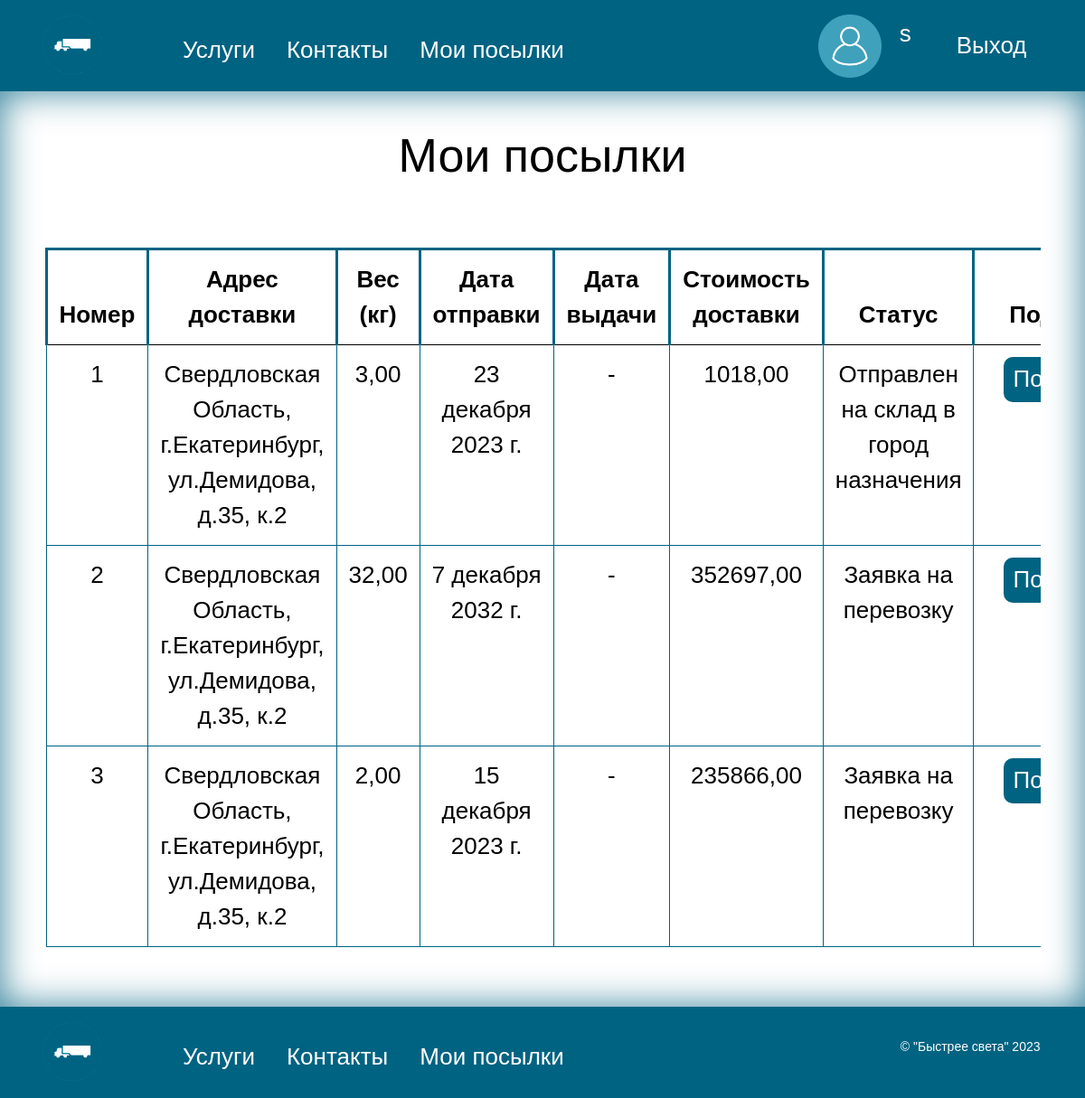
The page /mypakeges/ (signed in) on the database as committed earlier.
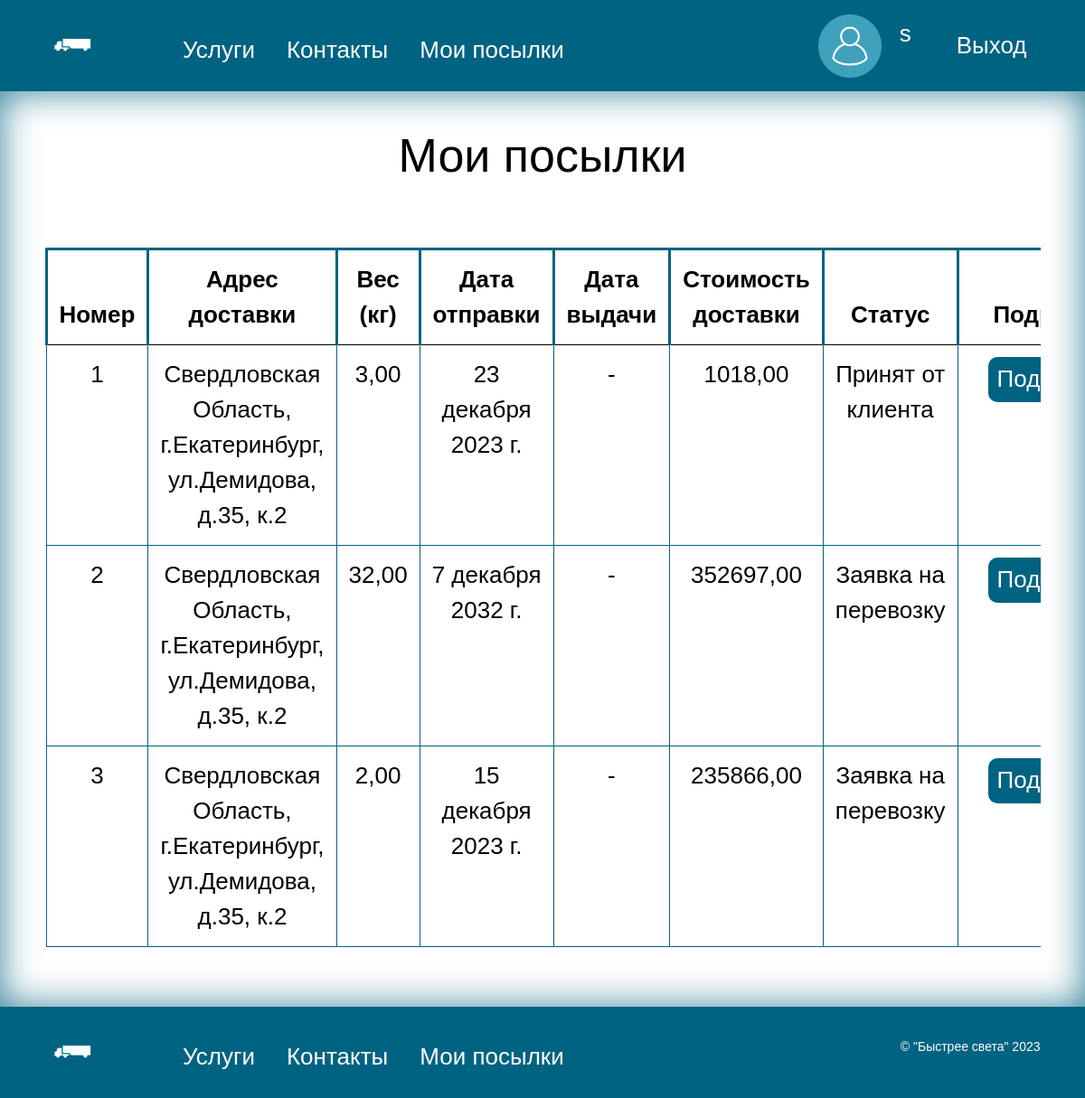
The same page on the database as committed later.
### navigate/models.py (models this page shows, shortened)
class Package(models.Model):
    STATUS_CHOICES = [
        ('Принят от клиента', 'Принят от клиента'),
        ('Отправлен на склад', 'Отправлен на склад'),
        ('Отправлен на склад в город назначения', 'Отправлен на склад в город назначения'),
        ('Принят на складе в городе назначения', 'Принят на складе в городе назначения'),
        ('Отправлен в пункт выдачи', 'Отправлен в пункт выдачи'),
        ('Принят в пункте выдачи', 'Принят в пункте выдачи'),
        ('Утерян', 'Утерян'),
        ('Заявка на перевозку', 'Заявка на перевозку'),
        ('Утилизирован', 'Утилизирован'),
        ('Выдан', 'Выдан'),
    ]
    client_id = models.ForeignKey(
        settings.AUTH_USER_MODEL,
        on_delete=models.SET_NULL,
        related_name='Packages_as_client',
        verbose_name='Клиент',
        limit_choices_to={'role': "Клиент"},
        null=True,
    )
    comments = models.CharField(max_length=500, verbose_name='Комментарии', null=True, blank=True)
    sending_address = models.ForeignKey(
        'PointIssue',
        on_delete=models.SET_NULL,
        related_name='Packages_as_sending_address',
        verbose_name='Адрес отправки',
        null=True,
    )
    delivery_address =models.ForeignKey(
        'PointIssue',
        on_delete=models.SET_NULL,
        related_name='Packages_as_delivery_address',null=True,
        verbose_name='Адрес доставки',
    )
    weight = models.DecimalField(max_digits=10, decimal_places=2, verbose_name='Вес(кг)')
    date_of_receipt = models.DateField(verbose_name='Дата отправки')
    delivery_date = models.DateField(verbose_name='Дата доставки в пункт выдачи', null=True, blank=True,)
    date_of_issue = models.DateField(verbose_name='Дата выдачи', null=True, blank=True,)
    length = models.DecimalField(max_digits=10, decimal_places=2, verbose_name='Длина(м)')
    height = models.DecimalField(max_digits=10, decimal_places=2, verbose_name='Высота(м)')
    width = models.DecimalField(max_digits=10, decimal_places=2, verbose_name='Ширина(м)')
    cost = models.DecimalField(max_digits=10, decimal_places=2, verbose_name='Стоимость доставки')
    cargo_category = models.ForeignKey('CargoCategory', on_delete=models.SET_NULL, null=True,
                                         verbose_name='Категория груза')
    status = models.CharField(max_length=200,
                              choices=STATUS_CHOICES,
                              default='Заявка на перевозку',
                              verbose_name='Статус')
    car_id = models.ForeignKey('Car', on_delete=models.SET_NULL, null=True, blank=True,
                                       verbose_name='Номер Машины')
    class Meta:
        verbose_name = "Посылку"
        verbose_name_plural = "Посылки"

class PointIssue(models.Model):
    region = models.CharField(max_length=200, verbose_name='Регион')
    city = models.CharField(max_length=200, verbose_name='Город')
    street = models.CharField(max_length=200, verbose_name='Улица')
    home = models.CharField(max_length=10, verbose_name='Дом')
    corpus = models.CharField(max_length=10, verbose_name='Корпус', null=True, blank=True)
    warehouse_id = models.ForeignKey('Warehouse', on_delete=models.SET_NULL,null=True, verbose_name='Cклад')
    class Meta:
        verbose_name = "Пункт выдачи"
        verbose_name_plural = "Пункты выдачи"
    def __str__(self):
        if (str(self.corpus) == "None"):
            return str(self.region) + ", г." + str(self.city) + ", ул." + str(self.street) + ", д." + str(self.home)
        else:
            return str(self.region) + ", г." + str(self.city) + ", ул." + str(self.street) + ", д." + str(
                self.home) + ", к." + str(self.corpus)

### navigate/views.py (the view)
# urls.py: path('mypakeges/', views.personalPackages, name='mypakeges'),
@login_required
def personalPackages(request):
    user = request.user
    if user.is_authenticated and not user.is_anonymous:
        packages = Package.objects.filter(client_id = user)
        return render(request, 'mypakeges.html', {'user': user, 'packages': packages})
    else:
        return redirect('login')

### templates/mypakeges.html (shortened to what this page needs)
{% extends 'base.html' %}
{%load static %}
{% block content %}
<main>
    <div class="container">
    <h2 style="text-align: center; margin-bottom: 20px;">Мои посылки</h2>
        <div class="scroll-1">
     <table class="table">
        <thead >
        <tr class="tr-1">
            <th>Номер</th>
            <th>Адрес доставки</th>
            <th>Вес (кг)</th>
            <th>Дата отправки</th>
            <th>Дата выдачи</th>
            <th>Стоимость доставки</th>
            <th>Статус</th>
            <th>Подробнее</th>
        </tr>
    </thead>
    <tbody>
        {% for p in packages %}
        <tr class="tr-1">
            <td>{{ p.id }}</td>
            <td>{{ p.delivery_address }}</td>
            <td>{{ p.weight }}</td>
            <td>{{ p.date_of_receipt }}</td>
            {% if not p.date_of_issue %}
            <td>-</td>
            {% else %}
            <td>{{ p.date_of_issue }}</td>
               {% endif %}
            <td>{{ p.cost }}</td>
            <td>{{ p.status }}</td>
            <td> <a href="{% url 'package_detail' id=p.id %}" class="edit-link">Подробнее</a></td>
        </tr>
        {% endfor %}
        </tbody>
    </table>
        </div>
    </div>
</main>
{% endblock %}

Rows that differ between the two databases and show on the page:
changed Package id 1: status "Отправлен на склад в город назначения" → "Принят от клиента"
